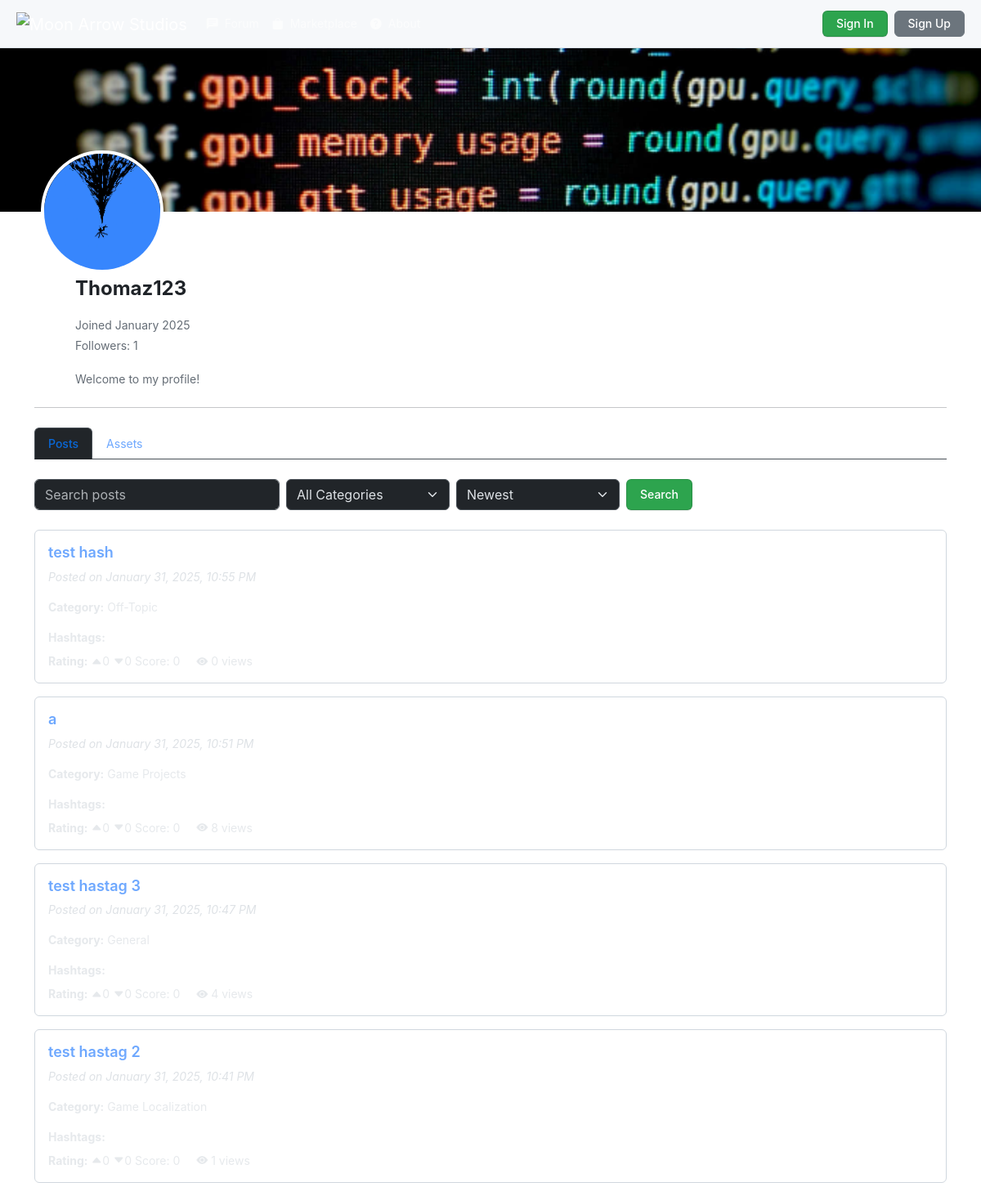
The app's page /php/profile.php?id=30, older data.
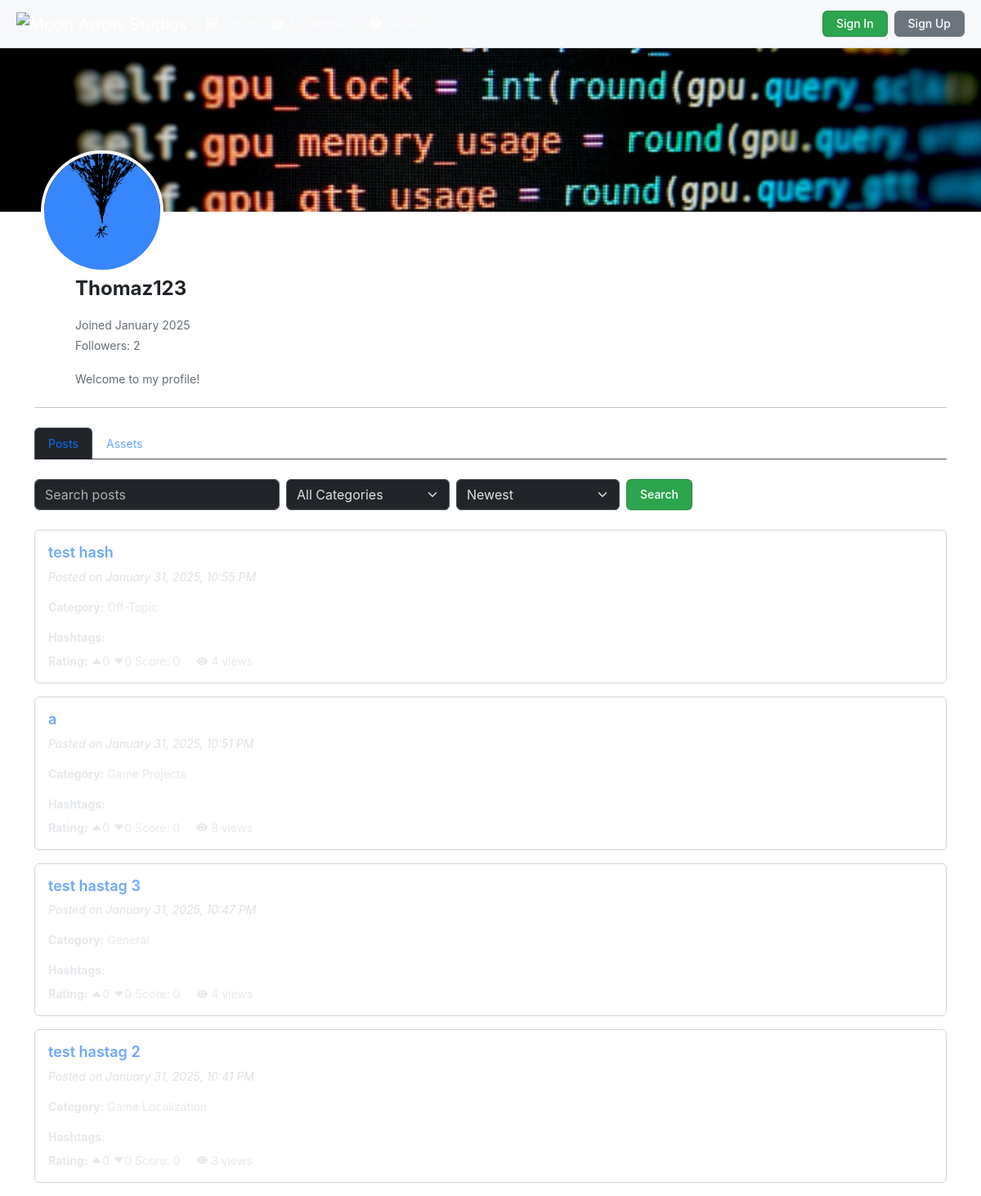
The same page, newer data.
### tables this page shows
CREATE TABLE IF NOT EXISTS `posts` (
  `id` int NOT NULL AUTO_INCREMENT,
  `title` varchar(255) NOT NULL,
  `content` text NOT NULL,
  `category_id` int NOT NULL,
  `hashtags` text,
  `images` text,
  `created_at` timestamp NULL DEFAULT CURRENT_TIMESTAMP,
  `videos` text,
  `user_id` int NOT NULL,
  `upvotes` int DEFAULT '0',
  `downvotes` int DEFAULT '0',
  `status` enum('published','draft','hidden') NOT NULL DEFAULT 'published',
  `views` int DEFAULT '0',
  `updated_at` timestamp NULL DEFAULT CURRENT_TIMESTAMP ON UPDATE CURRENT_TIMESTAMP,
  `reported_count` int DEFAULT '0',
  PRIMARY KEY (`id`),
  KEY `fk_posts_categories` (`category_id`),
  KEY `user_id` (`user_id`)
);

CREATE TABLE IF NOT EXISTS `categories` (
  `id` int NOT NULL AUTO_INCREMENT,
  `name` varchar(100) NOT NULL,
  PRIMARY KEY (`id`)
);

### php/profile.php (the view, shortened to what the changed rows need)
<?php
require 'db_connect.php';
$user_id = isset($_GET['id']) ? (int)$_GET['id'] : ($_SESSION['user_id'] ?? null);
$active_tab = isset($_GET['tab']) ? $_GET['tab'] : 'posts';
$stmt = $conn->prepare("SELECT *, DATE_FORMAT(created_at, '%M %Y') as formatted_join_date FROM users WHERE user_id = ?");
$stmt->bind_param("i", $user_id);
$stmt->execute();
$user = $stmt->get_result()->fetch_assoc();
$stmt = $conn->prepare("SELECT COUNT(*) as follower_count FROM follows WHERE following_id = ?");
$stmt->bind_param("i", $user_id);
$stmt->execute();
$follower_count = $stmt->get_result()->fetch_assoc()['follower_count'];
$post_sort_order = $_GET['post_sort'] ?? 'newest';
$post_order_by = match($post_sort_order) {
    'oldest' => 'posts.created_at ASC',
    'highest_score' => '(posts.upvotes - posts.downvotes) DESC',
    default => 'posts.created_at DESC'
};
$post_sql = "SELECT posts.*, categories.name AS category_name,
            (posts.upvotes - posts.downvotes) AS score
            FROM posts
            JOIN categories ON posts.category_id = categories.id
            WHERE posts.user_id = ?";
$post_params = [$user_id];
$post_types = "i";
$post_sql .= " ORDER BY " . $post_order_by;
$post_stmt = $conn->prepare($post_sql);
$post_stmt->bind_param($post_types, ...$post_params);
$post_stmt->execute();
$posts = $post_stmt->get_result();
?>
<!DOCTYPE html>
<html lang="en" data-bs-theme="dark">
<head>
    <?php require 'header.php'; ?>
</head>
<body>
    <div class="container-fluid p-0">
        <div class="container">
            <div class="profile-info">
                <div class="profile-header">
                    <div class="username-container">
                        <h1 class="username mb-0"><?= htmlspecialchars($user['username']) ?></h1>
                    </div>
                </div>
                <div class="user-stats">
                    <p class="mb-1">Joined <?= htmlspecialchars($user['formatted_join_date']) ?></p>
                    <p class="mb-1">Followers: <?= htmlspecialchars($follower_count) ?></p>
                </div>
            </div>
            <div class="tab-content">
                <div class="tab-pane fade <?= $active_tab === 'posts' ? 'show active' : '' ?>" id="posts">
                    <div class="posts-container">
                        <?php if ($posts->num_rows > 0): ?>
                            <?php while ($post = $posts->fetch_assoc()): ?>
                                <div class="card mb-3">
                                    <div class="card-body">
                                        <h3 class="card-title">
                                            <a href="view_post.php?id=<?= $post['id'] ?>" class="text-decoration-none">
                                                <?= htmlspecialchars($post['title']) ?>
                                            </a>
                                        </h3>
                                        <p class="card-text">
                                            <em>Posted on <?= date('F j, Y, g:i A', strtotime($post['created_at'])) ?></em>
                                        </p>
                                        <p class="card-text text-muted">
                                            <strong>Category:</strong> <?= htmlspecialchars($post['category_name'] ?? 'Uncategorized') ?>
                                        </p>
                                        <div class="hashtags card-text text-muted mb-2"><strong>Hashtags:</strong>
                                        </div>
                                        <p class="card-text text-muted"><strong>Rating:</strong>
                                            <i class="bi bi-caret-up-fill"></i><?= $post['upvotes'] ?? 0 ?>
                                            <i class="bi bi-caret-down-fill"></i><?= $post['downvotes'] ?? 0 ?>
                                            Score: <?= $post['score'] ?? 0 ?>
                                            <span class="ms-3"><i class="bi bi-eye-fill"></i> <?= $post['views'] ?? 0 ?> views</span>
                                        </p>
                                    </div>
                                </div>
                            <?php endwhile; ?>
                        <?php else: ?>
                            <div class="alert alert-info">No posts found.</div>
                        <?php endif; ?>
                    </div>
                </div>
            </div>
        </div>
    </div>
</body>
</html>

Row changes from the older to the newer data that the page shows:
changed posts "test hash": views "0" → "4"
changed posts "test hastag 2": views "1" → "3"
Text that changed along with them:
$follower_count: "1" → "2"
